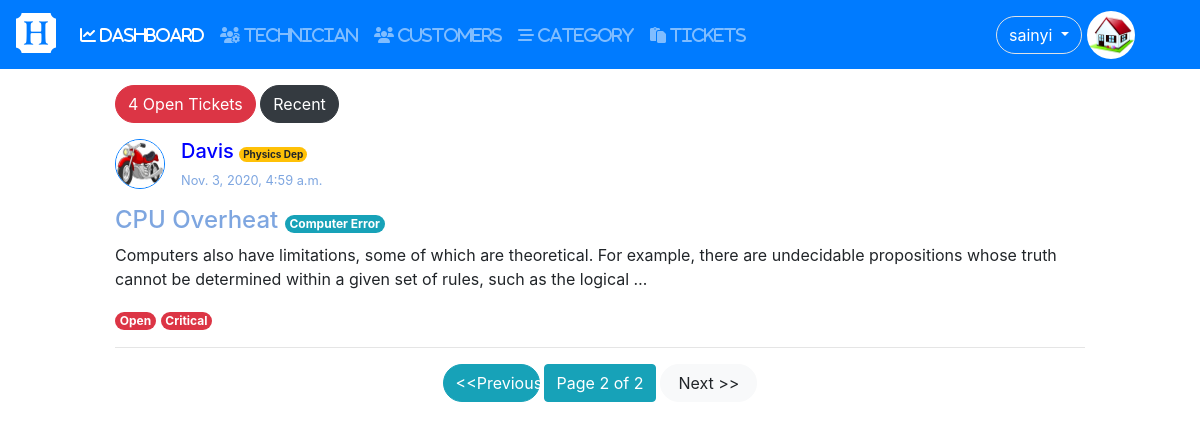
The app's page /status/open?page=2 (signed in), older data.
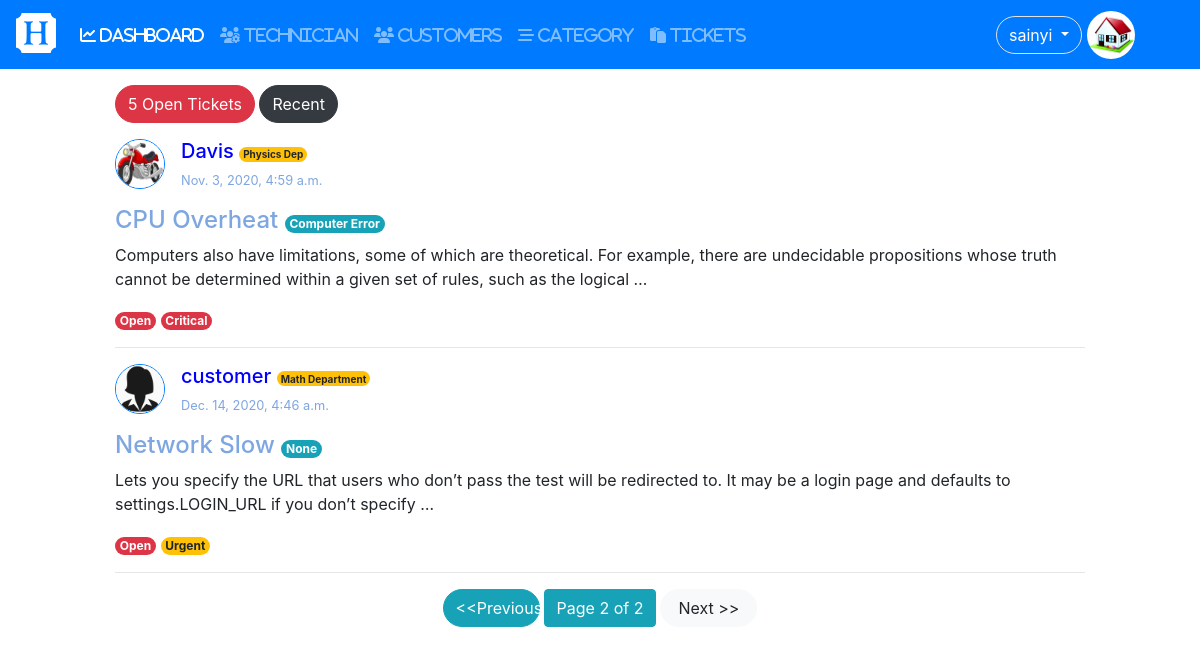
The same page, newer data.
### tickets/models.py (models this page shows, shortened)
class Tickets(models.Model):
	user = models.ForeignKey(User,on_delete=models.CASCADE);
	category = models.ForeignKey(Category,on_delete=models.CASCADE,blank=True,null=True);
	name = models.CharField(max_length = 200);
	subject = models.CharField(max_length = 300);
	description = models.TextField();
	attachment = models.FileField(upload_to = "tickets/files/",null=True,blank=True);
	STATUS_CHOICES = (
						('Open','open'), # (Key,value)
						('Pending','pending'),
						('Closed','closed')
					 );
	SET_PRIORITY = (
					('critical','Critical'),
					('urgent','Urgent'),
					('normal','Normal'),
					('not_important','Not Important'),
				   );
	status = models.CharField(max_length=100,choices=STATUS_CHOICES,default='Open');
	priority = models.CharField(max_length=100,choices= SET_PRIORITY,default = 'not_important');
	created = models.DateTimeField(auto_now =True);
	updated = models.DateTimeField(auto_now_add = True);

class Category(models.Model):
	name = models.CharField(max_length=150);
	slug = models.SlugField(max_length=150,unique=True);
	def __str__(self):
		return self.name;

### user/models.py (models this page shows, shortened)
class Profile(models.Model):#User
	user = models.OneToOneField(settings.AUTH_USER_MODEL,on_delete=models.CASCADE);
	photo = models.ImageField(null=True,blank=True,default='default.jpg');
	birthday = models.DateField(null=True,blank=True);
	phone = models.CharField(max_length=20,null=True,blank=True);
	address = models.TextField(null=True,blank=True);
	GENDER = (
				('other','Other'), # (Key,value)
				('male','Male'),
				('female','Female')
			);
	gender = models.CharField(max_length=100,choices = GENDER,default='other');

### tickets/views.py (the view)
# urls.py: path('status/<str:status>',views.status_view,name='status-view'),
@login_required
def status_view(request,status):
	if status == 'recent':
		return redirect('dashboard');
	tickets = Tickets.objects.filter(status = status.capitalize());
	if not request.user.is_superuser and not request.user.is_staff:
		tickets = tickets.filter(user= request.user);
	number = 0;
	for _ in tickets:
		number = number+1; #tickets.count
	page_obj,tickets = paginated(request,tickets,3);
	return render(request,'tickets/status_view.html',{'tickets':tickets,
													  'status':status,
													  'number':number,
													  'page_obj':page_obj,
													  'dashboard':'active',
														});

### tickets/views.py (called while the page is built)
def paginated(request,objects,number):
	paginator = Paginator(objects,number);
	try:
		page = request.GET.get('page'); # page no variable
		page_obj =paginator.get_page(page);
		objects = paginator.page(page);
	except PageNotAnInteger:
		page_obj = paginator.get_page(1);
		objects = paginator.page(1);
	return page_obj,objects;

### tickets/templates/tickets/status_view.html
{% extends 'user/base.html' %}
{% block content %}
{% if status == 'open' %}
<div class="btn btn-danger rounded-pill">{{number}} Open Tickets</div>
{% elif status == 'pending' %}
<div class="btn btn-info rounded-pill">{{number}} Pending Tickets</div>
{% else %}
<div class="btn btn-success rounded-pill">{{number}} Closed Tickets</div>
{% endif %}
<a href="/status/recent" class="btn btn-dark rounded-pill">Recent</a>
{% include 'tickets/tickets_list.html' %}
{% include 'tickets/paginator.html' %}
{% endblock %}

### tickets/templates/tickets/tickets_list.html
<div class="mt-3">
{% for ticket in tickets %}
	<div style="
		display: inline-flex;
	"
	>
		<div>
			<img src="{{ticket.user.profile.photo.url}}" alt="profile"
			width="50" height="50"
			class="border border-primary rounded-circle mr-3"
			>
		</div>
		<div>
			<h5 style="color: blue;">{{ticket.user.username}}
				<span class="badge badge-warning rounded-pill"
					style="font-size: 0.5em;"
				>{{ticket.name}}</span>
			</h5>
			<p style="font-size: 0.8em;color: #7EA6E0;">{{ticket.updated}}</p>
		</div>
	</div>
	<a href="{% url 'ticket-detail' id=ticket.id %}"><h4 style="color: #7EA6E0">{{ticket.subject}}
		{% if request.user.is_superuser or request.user.is_staff %}
		<span
			class = "badge badge-info rounded-pill"
			style = "font-size: 0.5em;"
		>{{ticket.category}}
		</span>
		{% endif %}
	</h4>
	</a>
	<p>{{ticket.description|truncatewords:30 }}</p>
	{% if ticket.status == 'Open' %}
		<div class="badge badge-danger rounded-pill">Open</div>
		{% include 'tickets/priority.html' %}
	{% elif ticket.status == 'Pending' %}
		<div  class="badge badge-info rounded-pill">Pending</div>
		{% include 'tickets/priority.html' %}
	{% else %}
		<div  class="badge badge-success rounded-pill">Closed</div>
		{% include 'tickets/priority.html' %}
	{% endif %}
	<hr>
{% endfor %}
</div>

### tickets/templates/tickets/priority.html
	{% if ticket.priority == 'critical' %}
		<div class="badge badge-danger rounded-pill">Critical</div>
	{% elif ticket.priority == 'urgent' %}
		<div class="badge badge-warning rounded-pill">Urgent</div>
	{% elif ticket.priority == 'normal'  %}
		<div class="badge badge-info rounded-pill"> Normal</div>
	{% else %}
		<div class="badge badge-success rounded-pill">Not Important</div>
	{% endif %}

Row changes from the older to the newer data that the page shows:
added Tickets: user.profile.photo (placeholder picture), user.username "customer", name "Math Department", updated "Dec. 14, 2020, 4:46 a.m.", subject "Network Slow", category "None", description "Lets you specify the URL that users who don’t pass the test will be redirected to. It may be a login page and defaults to settings.LOGIN_URL if you don’t specify …", status "Open"
Text that changed along with them:
{{ number }}: "4" → "5"
